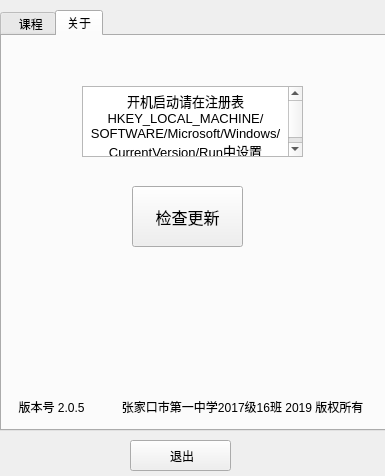
<?xml version="1.0" encoding="UTF-8"?>
<ui version="4.0">
 <class>Dialog</class>
 <widget class="QDialog" name="Dialog">
  <property name="geometry">
   <rect>
    <x>0</x>
    <y>0</y>
    <width>385</width>
    <height>476</height>
   </rect>
  </property>
  <property name="windowTitle">
   <string>Dialog</string>
  </property>
  <widget class="QTabWidget" name="tabWidget">
   <property name="geometry">
    <rect>
     <x>0</x>
     <y>10</y>
     <width>391</width>
     <height>421</height>
    </rect>
   </property>
   <property name="currentIndex">
    <number>1</number>
   </property>
   <widget class="QWidget" name="table">
    <attribute name="title">
     <string>  课程</string>
    </attribute>
    <widget class="QTabWidget" name="tabWidget_1">
     <property name="geometry">
      <rect>
       <x>0</x>
       <y>0</y>
       <width>381</width>
       <height>361</height>
      </rect>
     </property>
     <property name="currentIndex">
      <number>0</number>
     </property>
     <widget class="QWidget" name="sunday">
      <attribute name="title">
       <string> 周日</string>
      </attribute>
      <widget class="QWidget" name="gridLayoutWidget_7">
       <property name="geometry">
        <rect>
         <x>0</x>
         <y>0</y>
         <width>371</width>
         <height>311</height>
        </rect>
       </property>
       <layout class="QGridLayout" name="gridLayout_0"/>
      </widget>
     </widget>
     <widget class="QWidget" name="monday">
      <property name="enabled">
       <bool>true</bool>
      </property>
      <attribute name="title">
       <string> 周一</string>
      </attribute>
      <widget class="QWidget" name="gridLayoutWidget">
       <property name="geometry">
        <rect>
         <x>0</x>
         <y>0</y>
         <width>371</width>
         <height>311</height>
        </rect>
       </property>
       <layout class="QGridLayout" name="gridLayout_1"/>
      </widget>
     </widget>
     <widget class="QWidget" name="tuesday">
      <attribute name="title">
       <string> 周二</string>
      </attribute>
      <widget class="QWidget" name="gridLayoutWidget_2">
       <property name="geometry">
        <rect>
         <x>0</x>
         <y>0</y>
         <width>371</width>
         <height>311</height>
        </rect>
       </property>
       <layout class="QGridLayout" name="gridLayout_2"/>
      </widget>
     </widget>
     <widget class="QWidget" name="wednesday">
      <attribute name="title">
       <string> 周三</string>
      </attribute>
      <widget class="QWidget" name="gridLayoutWidget_3">
       <property name="geometry">
        <rect>
         <x>0</x>
         <y>0</y>
         <width>371</width>
         <height>311</height>
        </rect>
       </property>
       <layout class="QGridLayout" name="gridLayout_3"/>
      </widget>
     </widget>
     <widget class="QWidget" name="thursday">
      <attribute name="title">
       <string> 周四</string>
      </attribute>
      <widget class="QWidget" name="gridLayoutWidget_4">
       <property name="geometry">
        <rect>
         <x>0</x>
         <y>0</y>
         <width>371</width>
         <height>311</height>
        </rect>
       </property>
       <layout class="QGridLayout" name="gridLayout_4"/>
      </widget>
     </widget>
     <widget class="QWidget" name="friday">
      <attribute name="title">
       <string> 周五</string>
      </attribute>
      <widget class="QWidget" name="gridLayoutWidget_5">
       <property name="geometry">
        <rect>
         <x>0</x>
         <y>0</y>
         <width>371</width>
         <height>311</height>
        </rect>
       </property>
       <layout class="QGridLayout" name="gridLayout_5"/>
      </widget>
     </widget>
     <widget class="QWidget" name="saturday">
      <attribute name="title">
       <string> 周六</string>
      </attribute>
      <widget class="QWidget" name="gridLayoutWidget_6">
       <property name="geometry">
        <rect>
         <x>0</x>
         <y>0</y>
         <width>371</width>
         <height>331</height>
        </rect>
       </property>
       <layout class="QGridLayout" name="gridLayout_6"/>
      </widget>
     </widget>
    </widget>
    <widget class="QPushButton" name="pushButton">
     <property name="geometry">
      <rect>
       <x>120</x>
       <y>370</y>
       <width>131</width>
       <height>23</height>
      </rect>
     </property>
     <property name="text">
      <string>应用</string>
     </property>
    </widget>
   </widget>
   <widget class="QWidget" name="info">
    <attribute name="title">
     <string>关于</string>
    </attribute>
    <widget class="QPushButton" name="pushButton_5">
     <property name="geometry">
      <rect>
       <x>130</x>
       <y>150</y>
       <width>111</width>
       <height>61</height>
      </rect>
     </property>
     <property name="font">
      <font>
       <family>微软雅黑</family>
       <pointsize>12</pointsize>
      </font>
     </property>
     <property name="text">
      <string>检查更新</string>
     </property>
    </widget>
    <widget class="QLabel" name="label">
     <property name="geometry">
      <rect>
       <x>110</x>
       <y>350</y>
       <width>261</width>
       <height>41</height>
      </rect>
     </property>
     <property name="text">
      <string>   张家口市第一中学2017级16班 2019 版权所有 </string>
     </property>
    </widget>
    <widget class="QLabel" name="label_2">
     <property name="geometry">
      <rect>
       <x>10</x>
       <y>350</y>
       <width>101</width>
       <height>41</height>
      </rect>
     </property>
     <property name="text">
      <string>  版本号 2.0.5</string>
     </property>
    </widget>
    <widget class="QLabel" name="label_3">
     <property name="geometry">
      <rect>
       <x>20</x>
       <y>310</y>
       <width>311</width>
       <height>31</height>
      </rect>
     </property>
     <property name="text">
      <string/>
     </property>
    </widget>
    <widget class="QTextEdit" name="textEdit">
     <property name="geometry">
      <rect>
       <x>80</x>
       <y>50</y>
       <width>221</width>
       <height>71</height>
      </rect>
     </property>
     <property name="html">
      <string>&lt;!DOCTYPE HTML PUBLIC &quot;-//W3C//DTD HTML 4.0//EN&quot; &quot;http://www.w3.org/TR/REC-html40/strict.dtd&quot;&gt;
&lt;html&gt;&lt;head&gt;&lt;meta name=&quot;qrichtext&quot; content=&quot;1&quot; /&gt;&lt;style type=&quot;text/css&quot;&gt;
p, li { white-space: pre-wrap; }
&lt;/style&gt;&lt;/head&gt;&lt;body style=&quot; font-family:'SimSun'; font-size:9pt; font-weight:400; font-style:normal;&quot;&gt;
&lt;p align=&quot;center&quot; style=&quot; margin-top:12px; margin-bottom:12px; margin-left:0px; margin-right:0px; -qt-block-indent:0; text-indent:0px;&quot;&gt;&lt;span style=&quot; font-size:10pt;&quot;&gt;开机启动请在注册表HKEY_LOCAL_MACHINE/SOFTWARE/Microsoft/Windows/CurrentVersion/Run中设置&lt;/span&gt;&lt;/p&gt;&lt;/body&gt;&lt;/html&gt;</string>
     </property>
    </widget>
   </widget>
  </widget>
  <widget class="QPushButton" name="pushButton_2">
   <property name="geometry">
    <rect>
     <x>130</x>
     <y>440</y>
     <width>101</width>
     <height>31</height>
    </rect>
   </property>
   <property name="text">
    <string> 退出</string>
   </property>
  </widget>
 </widget>
 <resources/>
 <connections/>
</ui>
